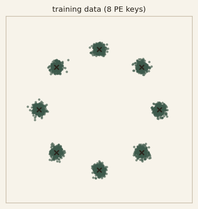
#> input picture figures/01_training_data.png, 198 x 209 px, shrunk from 523 x 551 before the run; its folder holds 8 pictures in this run
$ python compose_2d_boards.py
#> lines starting #> are read from the running program, lines starting #| are printed output that depends on the picture
#!/usr/bin/env python3
"""Compose compact 2D summary boards from existing experiment PNGs."""

from __future__ import annotations

from pathlib import Path

import matplotlib

matplotlib.use("Agg")
import matplotlib.pyplot as plt
import matplotlib.image as mpimg
import numpy as np

ROOT = Path(__file__).resolve().parents[1]
FIG = ROOT / "figures"
PAPER, INK, MUTED, LINE = "#f7f3ea", "#2a241c", "#6e6658", "#c9beab"


def load(name: str):
#> called with name = '01_training_data.png'
    p = FIG / name
    if not p.exists():
        raise FileNotFoundError(p)
    return mpimg.imread(p)
#> returned value is the input picture: shape (209, 198, 4) float32; mean R, G, B, A 0.935, 0.924, 0.887, 1


def panel(ax, img, title: str):
#> called with title = 'train mass + PE keys'
    ax.imshow(img)
    ax.set_title(title, fontsize=8.5, color=INK, pad=3, fontweight="500")
    ax.set_xticks([])
    ax.set_yticks([])
    for s in ax.spines.values():
        s.set_color(LINE)
        s.set_linewidth(0.8)
    ax.set_facecolor(PAPER)


def board(cells: list[tuple[str, str]], path: Path, ncols: int, title: str, figsize):
    n = len(cells)
    nrows = int(np.ceil(n / ncols))
    fig, axes = plt.subplots(nrows, ncols, figsize=figsize, dpi=170)
    axes = np.atleast_2d(axes)
    if axes.shape[0] == 1 and nrows > 1:
        pass
    fig.patch.set_facecolor(PAPER)
    for i, (fname, label) in enumerate(cells):
        r, c = divmod(i, ncols)
        panel(axes[r, c], load(fname), label)
    for j in range(n, nrows * ncols):
        r, c = divmod(j, ncols)
        axes[r, c].axis("off")
        axes[r, c].set_facecolor(PAPER)
#> this loop made 0 passes
    fig.suptitle(title, fontsize=10.5, color=INK, y=0.995, fontweight="600")
    fig.tight_layout(rect=(0, 0, 1, 0.96), h_pad=0.35, w_pad=0.35)
    fig.savefig(path, bbox_inches="tight", facecolor=PAPER, dpi=170)
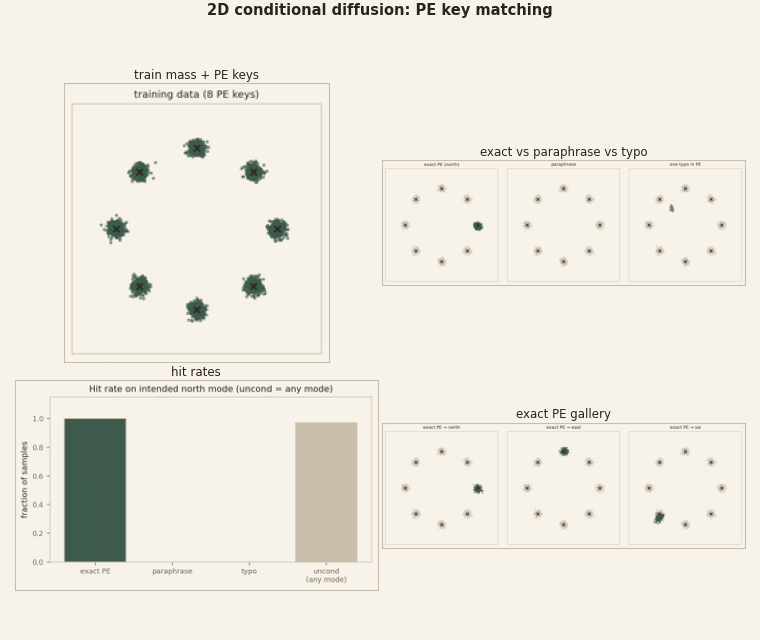
#> figure drawn by matplotlib, 4 panels
    plt.close(fig)
    print("wrote", path)


def main():
    board(
        [
            ("01_training_data.png", "train mass + PE keys"),
            ("02_pe_exact_vs_near_miss.png", "exact vs paraphrase vs typo"),
            ("03_pe_hit_rates.png", "hit rates"),
            ("04_exact_pe_gallery.png", "exact PE gallery"),
        ],
        FIG / "20_2d_pe_board.png",
        ncols=2,
        title="2D conditional diffusion: PE key matching",
        figsize=(7.6, 6.4),
    )
    board(
        [
            ("05_hole_missing_mode.png", "delete a mode"),
            ("06_mass_follows_counts.png", "duplicate mass"),
            ("08_pe_swap.png", "swap PE tags"),
            ("09_pe_swap_bars.png", "co-train vs word meaning"),
        ],
        FIG / "21_2d_ablation_board.png",
        ncols=2,
        title="Ablations: hole, mass, and label swap",
        figsize=(7.6, 6.4),
    )
    board(
        [
            ("10_between_modes_snap.png", "midpoints snap to islands"),
            ("11_pe_average.png", "PE average is not composition"),
        ],
        FIG / "22_2d_geometry_board.png",
        ncols=2,
        title="Geometry: no free continuum, no free PE arithmetic",
        figsize=(7.6, 3.35),
    )


if __name__ == "__main__":
#> (the run stopped early here; a loop or call above may not have finished)
